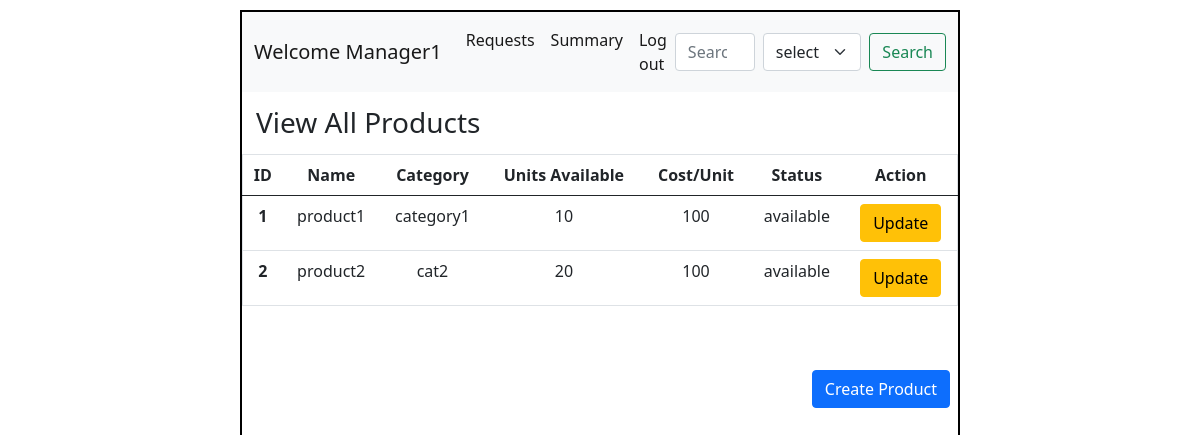
Page /manager on the earlier database version.
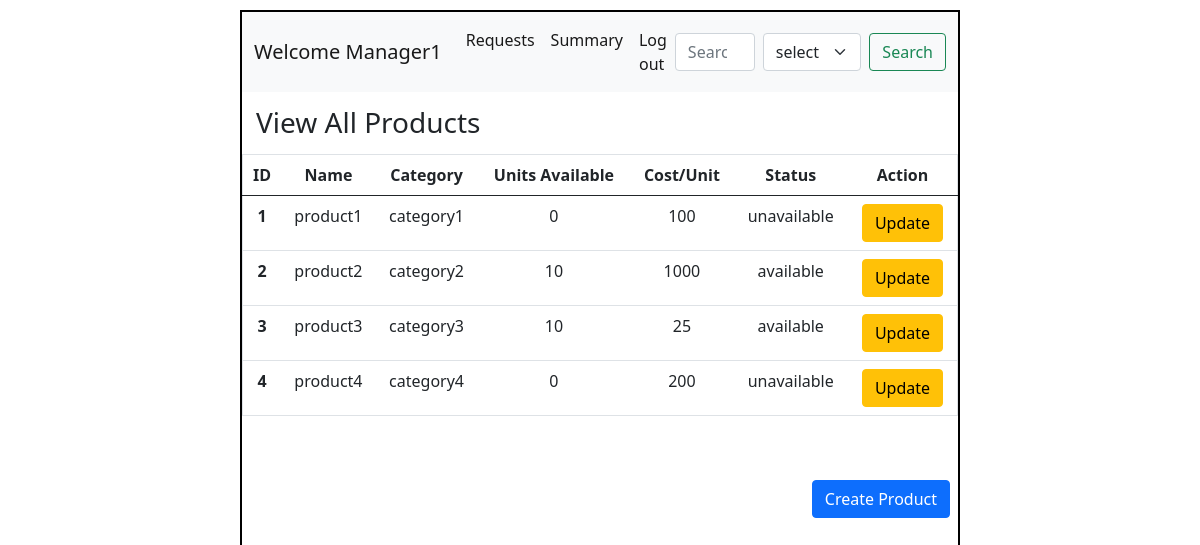
Same page on the later database version.
### application/models.py (models this page shows)
class Product(db.Model):
  id = db.Column(db.Integer, primary_key=True)
  name = db.Column(db.String(), nullable=False)
  category = db.Column(db.String(), nullable=False)
  quantity = db.Column(db.Integer(), nullable=False)
  cost = db.Column(db.Integer(), nullable=False)
  status = db.Column(db.String(), nullable=False, default="available")
  requests=db.relationship("Request", backref="product")

### application/controllers.py (the view)
@app.route("/manager")
def manager():
  this_user = User.query.filter_by(type="manager").first()
  all_prod = Product.query.all()
  return render_template("manager_dash.html", this_user=this_user, all_prod=all_prod)

### templates/manager_dash.html (shortened to what this page needs)
<!DOCTYPE html>
<html lang="en">
<head>
  <link rel="stylesheet" href="/static/style.css">
  <link href="https://cdn.jsdelivr.net/npm/bootstrap@5.0.2/dist/css/bootstrap.min.css" rel="stylesheet">
</head>
<body>
  <div id="main">
    <div id="canvas">
      <nav class="navbar navbar-expand-lg navbar-light bg-light">
        <div class="container-fluid">
          <a class="navbar-brand" href="#">Welcome {{this_user.username}}</a>
          <div class="collapse navbar-collapse" id="navbarSupportedContent">
            <ul class="navbar-nav me-auto mb-2 mb-lg-0">
              <li class="nav-item">
                <a class="nav-link active" aria-current="page" href="/manager/requests">Requests</a>
              </li>
              <li class="nav-item">
                <a class="nav-link active" aria-current="page" href="/summary">Summary</a>
              </li>
              <li class="nav-item">
                <a class="nav-link active" aria-current="page" href="/login">Log out</a>
              </li>
            </ul>
            <form class="d-flex"action="/search">
              <input class="form-control me-2" type="search" placeholder="Search" aria-label="Search" name="search">
              <select class="form-select me-2" aria-label="Default select example" name="key">
                    <option selected>select</option>
              </select>
              <input class="btn btn-outline-success" type="submit" value="Search">
            </form>
          </div>
        </div>
      </nav>
      <div id="content">
        <h3 class="headings">View All Products</h3>
        <div id="table">
          <table class="table border text-center">
            <thead>
              <tr>
                <th scope="col">ID</th>
                <th scope="col">Name</th>
                <th scope="col">Category</th>
                <th scope="col">Units Available</th>
                <th scope="col">Cost/Unit</th>
                <th>Status</th>
                <th scope="col">Action</th>
              </tr>
            </thead>
            <tbody>
              {% for prod in all_prod %}
              <tr>
                <th scope="row">{{prod.id}}</th>
                <td>{{prod.name}}</td>
                <td>{{prod.category}}</td>
                <td>{{prod.quantity}}</td>
                <td>{{prod.cost}}</td>
                <td>{{prod.status}}</td>
                <td>
                  <a href="/update/{{prod.id}}" class="btn btn-warning">Update</a>
                </td>
              </tr>
              {% endfor %}
            </tbody>
          </table>
        </div>
        <div class="text-end">
            <a href="/create" class="btn btn-primary mx-2 my-5" >Create Product </a>
          </div>
      </div>
    </div>
  </div>
</body>
</html>

Differences in the rows shown:
changed Product "product1": quantity "10" → "0"; status "available" → "unavailable"
changed Product "product2": category "cat2" → "category2"; quantity "20" → "10"; cost "100" → "1000"
added Product: id "3", name "product3", category "category3", quantity "10", cost "25", status "available"
added Product: id "4", name "product4", category "category4", quantity "0", cost "200", status "unavailable"
